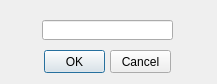
<?xml version="1.0" encoding="UTF-8"?>
<ui version="4.0">
 <class>DeletePerson</class>
 <widget class="QDialog" name="DeletePerson">
  <property name="geometry">
   <rect>
    <x>0</x>
    <y>0</y>
    <width>217</width>
    <height>84</height>
   </rect>
  </property>
  <property name="windowTitle">
   <string>Dialog</string>
  </property>
  <widget class="QPushButton" name="del_OK">
   <property name="geometry">
    <rect>
     <x>44</x>
     <y>50</y>
     <width>61</width>
     <height>23</height>
    </rect>
   </property>
   <property name="text">
    <string>OK</string>
   </property>
  </widget>
  <widget class="QPushButton" name="del_Cancel">
   <property name="geometry">
    <rect>
     <x>110</x>
     <y>50</y>
     <width>61</width>
     <height>23</height>
    </rect>
   </property>
   <property name="text">
    <string>Cancel</string>
   </property>
  </widget>
  <widget class="QLineEdit" name="delName">
   <property name="geometry">
    <rect>
     <x>42</x>
     <y>20</y>
     <width>131</width>
     <height>20</height>
    </rect>
   </property>
  </widget>
 </widget>
 <resources/>
 <connections/>
</ui>
